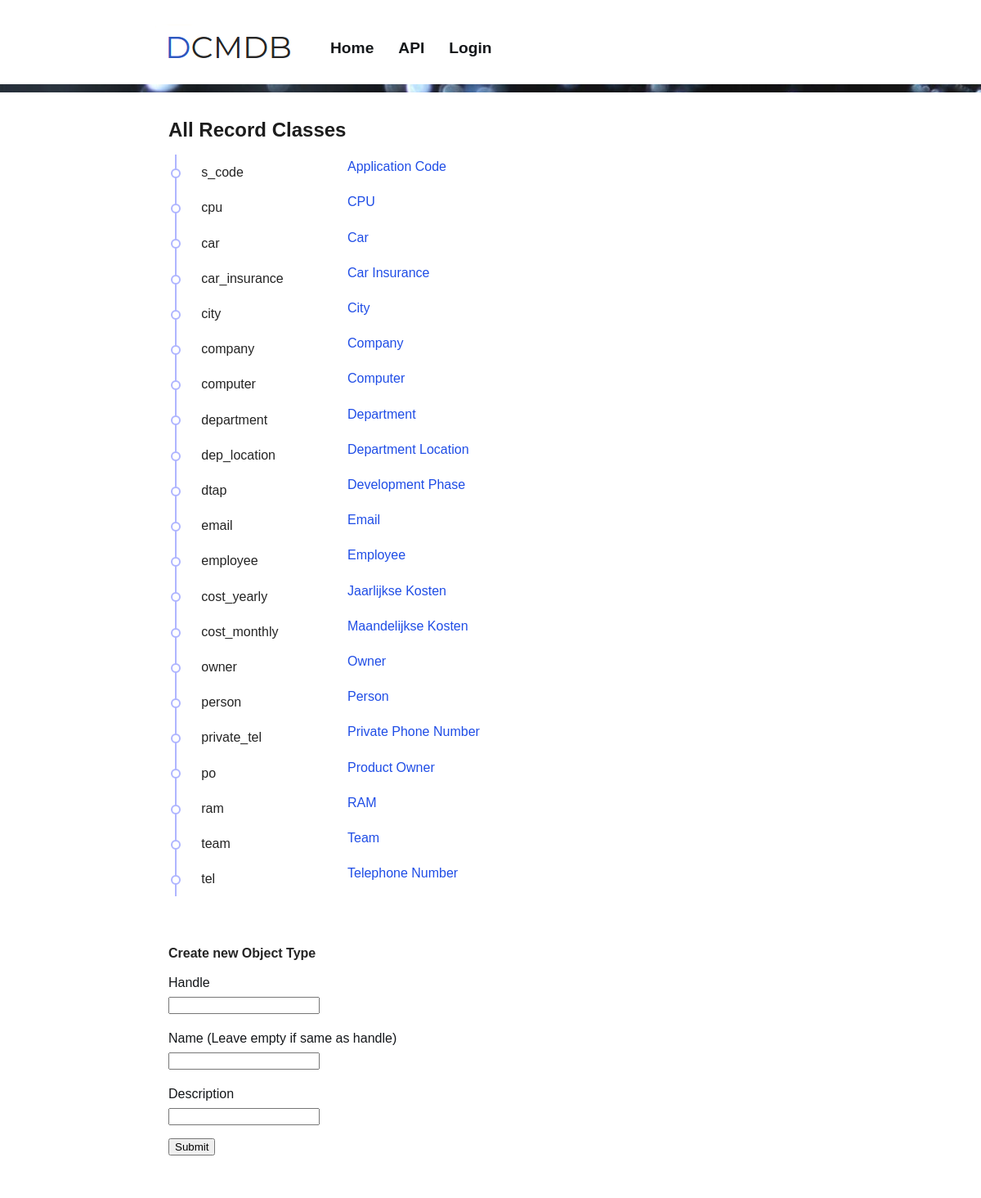
Screenshot of /ui/api/v1/class/ with the database file from the repository.
### tables this page shows
CREATE TABLE classes (id integer primary key autoincrement, handle text UNIQUE, name text, type text, description text, appended integer, unit text, value_prefix, value_limit text, applies_to text, accepts text);

### frontend/api_v1.py (the view)
@api.route('/ui/api/v1/class')
@api.route('/ui/api/v1/class/')
def render_class_list():
    index.g.title = 'All Record Classes'
    classes = index.backend.get_all_record_classes()
    classes.sort(key=lambda x: x.name)
    index.g.objects = classes
    from .forms import CreateRecordClassForm
    form = CreateRecordClassForm()
    r = form.validate_on_submit()
    return index.render_template('api_v1_class_list.html', form=form)

### frontend/forms.py
class CreateRecordClassForm(FlaskForm):
    class_handle      = StringField('Handle',
                        validators=[InputRequired(), Length(min=1, max=200)])
    class_name        = StringField('Name (Leave empty if same as handle)',
                         validators=[Length(min=0, max=200)])
    class_description = StringField('Description')
    submit = SubmitField('Submit')

### backend/app.py (called while the page is built)
    def get_all_record_classes(self):
        query = "SELECT * FROM classes"
        return self.get_object_list(query, RecordClass)

    def get_object_list(self, query, ObjectClass):
        query_result = self.db.fetch_all(query)
        object_list = []
        for row in query_result:
            obj_id = row[0]
            obj = ObjectClass(self, obj_id)
            object_list.append(obj)
        return object_list

    def csl_to_list(self, csl):
        l = csl.split(", ")
        return list(filter(None, l))

### backend/application/sqlite_engine.py (called while the page is built)
    def connect(self):
        if self.connection == False:
            self.connection = sqlite3.connect(self.url)
            self.cursor = self.connection.cursor()

    def commit(self):
        self.connection.commit()

    def close_connection(self):
        self.connection.close()
        self.connection = False

    def fetch_one(self, query):
        self.connect()
        qr = self.cursor.execute(query)
        result = self.cursor.fetchone()
        self.commit()
        self.close_connection()
        return result

    def fetch_all(self, query):
        self.connect()
        qr = self.cursor.execute(query)
        result = self.cursor.fetchall()
        self.commit()
        self.close_connection()
        return result

### frontend/templates/api_v1_class_list.html (shortened to what this page needs)
{% extends "base.html" %}
{% from 'common.html' import input as input %}
{% block content %}
<article>
	<h1> {{ g.title }}</h1>
	<p>
		<table class="tablelist">
			{% for obj in g.objects %}
				<tr>
					<td class="bullet">
						 {{ obj.handle}}
					</td>
					<td>
						<a href="/ui/api/v1/{{ obj.url }}">{{obj.name}}</a>
					</td>
				</tr>
			{% endfor %}
		</table>
	</p>
	<form method="POST" >
	<h4> Create new Object Type</h4>
	{{ input(form.class_handle,5) }}
	{{ input(form.class_name,5) }}
	{{ input(form.class_description,5) }}
	{{ form.submit }}
	</form>
</article>
{% endblock %}

### frontend/templates/base.html (shortened to what this page needs)
<!DOCTYPE html>
<html lang="en">
	<head>
		<link rel="stylesheet" href="/static/dist/css/main.css" />
		<link rel="stylesheet" href="/static/dist/css/tablelist.css" />
		<link rel="stylesheet" href="/static/dist/css/nav.css" />
		<link rel="stylesheet" href="/static/dist/css/form.css" />
		<link rel="stylesheet" href="/static/dist/css/adaptive.css" />
	</head>
	<body>
		<header>
			<a href="/"><img src="/static/dist/img/logo.png" alt="dcmdb" /></a>
			<nav id="nav-web">
				<ul>
					<li><a href="/">Home</a>
					<li><a href="/ui/api/v1/class">API</a>
					<li><a href="/login">Login</a>
				</ul>
			</nav>
		</header>
		<div id="feature-image" class="midpage" style="background-image:url(/static/dist/img/drops.jpg)"></div>
		{% block content %}{%endblock %}
	</body>
</html>

### frontend/templates/common.html (shortened to what this page needs)
{%- macro input(field, indent, required='') -%}
	<div class="form-label {% if required %}required{% endif %}">
		{{ field.label }}
	</div>{{ field }}
{%- endmacro %}

### rows the page displays
classes: handle "s_code", name "Application Code"
classes: handle "cpu", name "CPU"
classes: handle "car", name "Car"
classes: handle "car_insurance", name "Car Insurance"
classes: handle "city", name "City"
classes: handle "company", name "Company"
classes: handle "computer", name "Computer"
classes: handle "department", name "Department"
classes: handle "dep_location", name "Department Location"
classes: handle "dtap", name "Development Phase"
classes: handle "email", name "Email"
classes: handle "employee", name "Employee"
classes: handle "cost_yearly", name "Jaarlijkse Kosten"
classes: handle "cost_monthly", name "Maandelijkse Kosten"
classes: handle "owner", name "Owner"
classes: handle "person", name "Person"
classes: handle "private_tel", name "Private Phone Number"
classes: handle "po", name "Product Owner"
classes: handle "ram", name "RAM"
classes: handle "team", name "Team"
classes: handle "tel", name "Telephone Number"

### other values shown
{{ g.title }} "All Record Classes"
{{ field.label }} "Handle Name (Leave empty if same as handle) Description"
